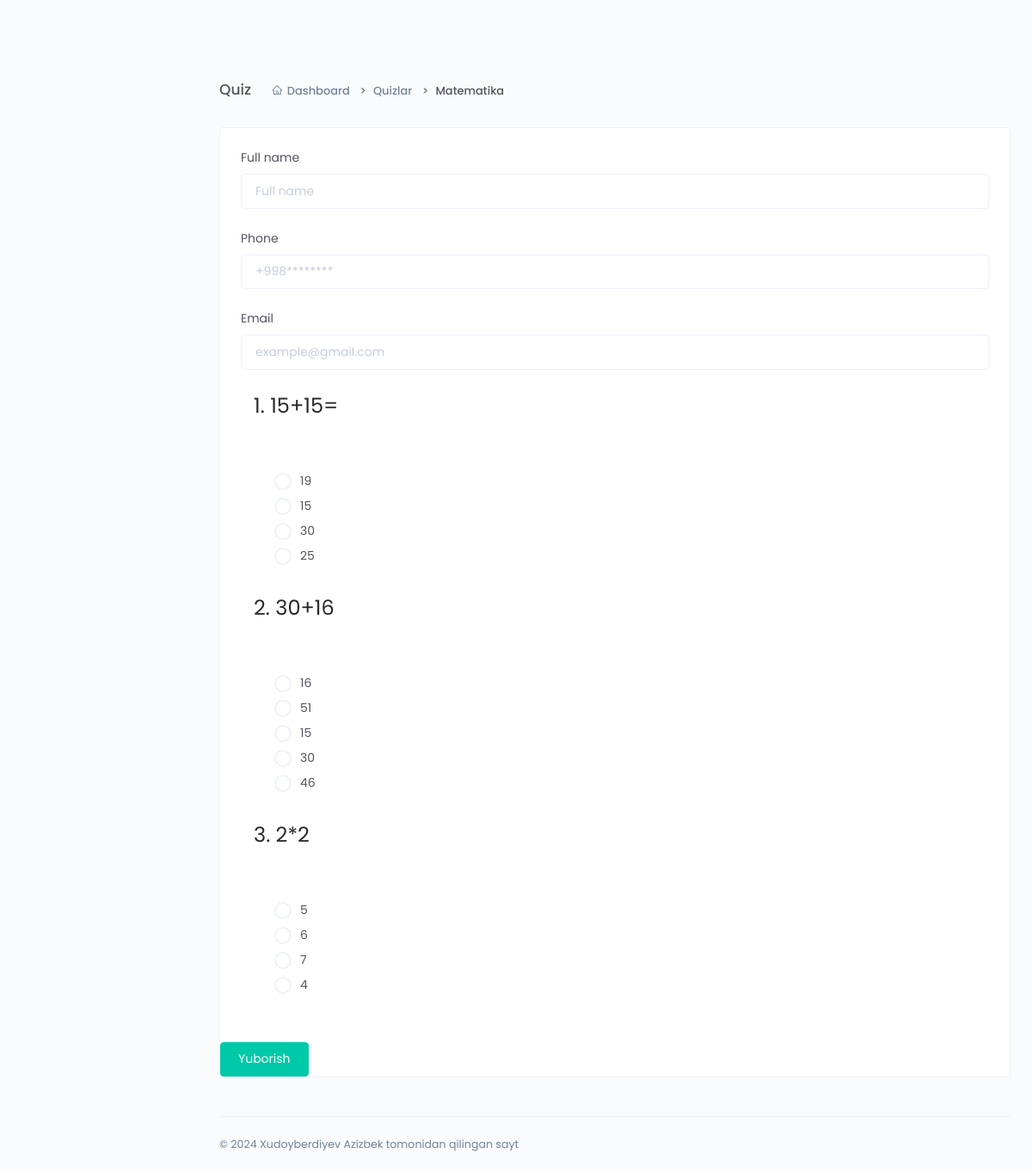
Page /quiz-detail/5hFeY10fJoiEyQ9/ on the committed database.
### main/models.py (models this page shows, shortened)
class CodeGenerate(models.Model):
    code = models.CharField(max_length=255, blank=True,unique=True)
    class Meta:
        abstract = True

class Quiz(CodeGenerate):
    name = models.TextField()
    author = models.ForeignKey(User, on_delete=models.SET_NULL, null=True)

class Question(CodeGenerate):
    name = models.TextField()
    quiz = models.ForeignKey(Quiz, on_delete=models.CASCADE)
    @property
    def options(self):
        return Option.objects.filter(question=self).order_by('?')

class Option(CodeGenerate):
    name = models.CharField(max_length=255)
    question = models.ForeignKey(Question, on_delete=models.CASCADE)
    is_correct = models.BooleanField(default=False)

### front/views.py (the view, shortened to what this page needs)
# urls.py: path('quiz-detail/<str:code>/',views.quiz_detail,name='quiz_detail'),
def quiz_detail(request, code):
  quiz = models.Quiz.objects.get(code=code)
  questions = models.Question.objects.filter(quiz=quiz)
  context = {
    'quiz': quiz,
    'questions': questions
  }
  return render(request, 'front/quiz-detail.html', context)

### templates/front/quiz-detail.html (shortened to what this page needs)
{% extends 'front/base.html' %}
{% block content %}
<div class="main-content">
    <div class="page-header">
        <h2 class="header-title">Quiz</h2>
        <div class="header-sub-title">
            <nav class="breadcrumb breadcrumb-dash">
                <a href="#" class="breadcrumb-item"><i class="anticon anticon-home m-r-5"></i>Dashboard</a>
                <a class="breadcrumb-item" href="#">Quizlar</a>
                <span class="breadcrumb-item active">{{ quiz.name }}</span>
            </nav>
        </div>
    </div>
    <div class="card">
        <form id="quiz-form" action="" method="post">
            <div class="card-body">
                <div class="form-group">
                    <label for="user_name">Full name</label>
                    <input type="text" class="form-control" id="user_name" placeholder="Full name" name="user_name" required>
                </div>
                <div class="form-group">
                    <label for="phone">Phone</label>
                    <input type="text" class="form-control" id="phone" placeholder="+998********" name="phone">
                </div>
                <div class="form-group">
                    <label for="email">Email</label>
                    <input type="email" class="form-control" id="email" placeholder="example@gmail.com" name="email">
                </div>
                {% for question in questions %}
                <div class="container">
                    <div class="d-flex justify-content-between">
                    <h2 class="font-weight-normal m-b-10">{{ forloop.counter }}. {{ question.name | striptags }}</h2>
                    </div>
                    <div class="card-body">
                    <div class="m-t-25">
                        {% for option in question.options %}
                        <div class="radio">
                            <label for="radio{{ question.id }}_{{ option.id }}">{{ option.name }}</label>
                        </div>
                        {% endfor %}
                    </div>
                    </div>
                </div>
                {% endfor %}
            </div>
            <button class="btn btn-success" type="submit" data-toggle="modal" data-target="#resultModal">Yuborish</button>
        </form>
    </div>
</div>
{% endblock %}

### templates/front/base.html (shortened to what this page needs)
<!DOCTYPE html>
<html lang="en">
{% load static %}
<head>
    <link href="{% static 'vendors/bootstrap-datepicker/bootstrap-datepicker.min.css' %}" rel="stylesheet">
    <link href="{% static 'css/app.min.css' %}" rel="stylesheet">
</head>
<body>
    <div class="app">
        <div class="layout">
            <div class="page-container">
                {% block content %}
                {% endblock %}
                <footer class="footer">
                    <div class="footer-content">
                        <p class="m-b-0"> © 2024 Xudoyberdiyev Azizbek tomonidan qilingan sayt</p>
                    </div>
                </footer>
            </div>
        </div>
    </div>
</body>
</html>

### rows in the picture
Quiz: name "Matematika"
Question: name "15+15="
Option: name "19"
Option: name "15"
Option: name "30"
Option: name "25"
Question: name "30+16"
Option: name "16"
Option: name "51"
Option: name "15"
Option: name "30"
Option: name "46"
Question: name "2*2"
Option: name "5"
Option: name "6"
Option: name "7"
Option: name "4"
